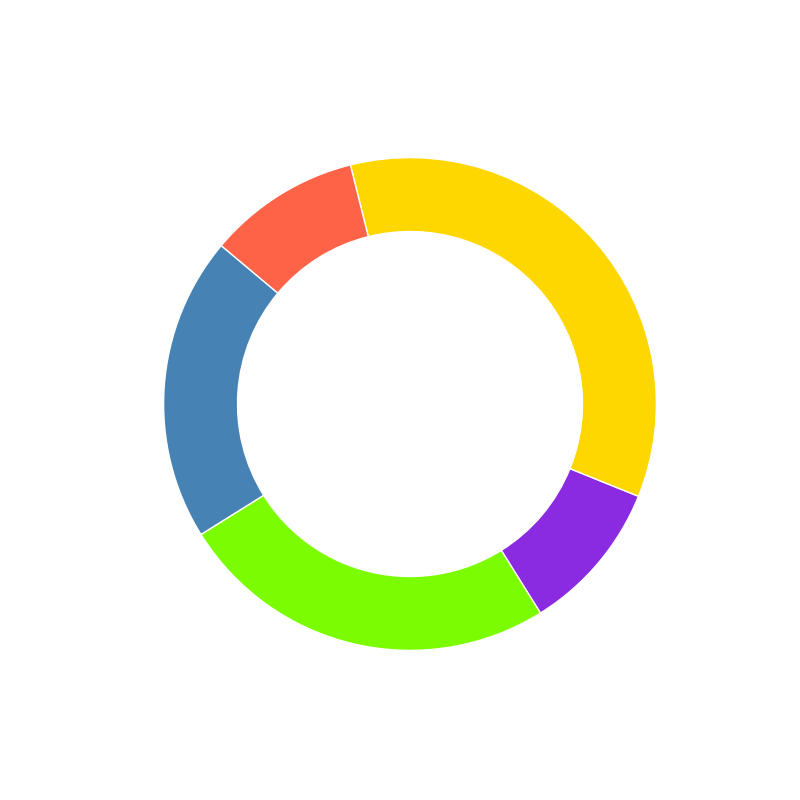

Write the Python code that produced this figure.
import matplotlib.pyplot as plt

sectors = ['Hydroelectric Energy', 'Wind Power', 'Biomass Energy', 'Solar Power', 'Geothermal Energy']
investment_distribution = [20, 25, 10, 35, 10]
colors = ['#4682B4', '#7CFC00', '#8A2BE2', '#FFD700', '#FF6347']

fig, ax = plt.subplots(figsize=(8, 8))
wedges, texts = ax.pie(
    investment_distribution, 
    colors=colors, 
    startangle=140,
    wedgeprops=dict(width=0.3, edgecolor='w')
)

plt.show()
